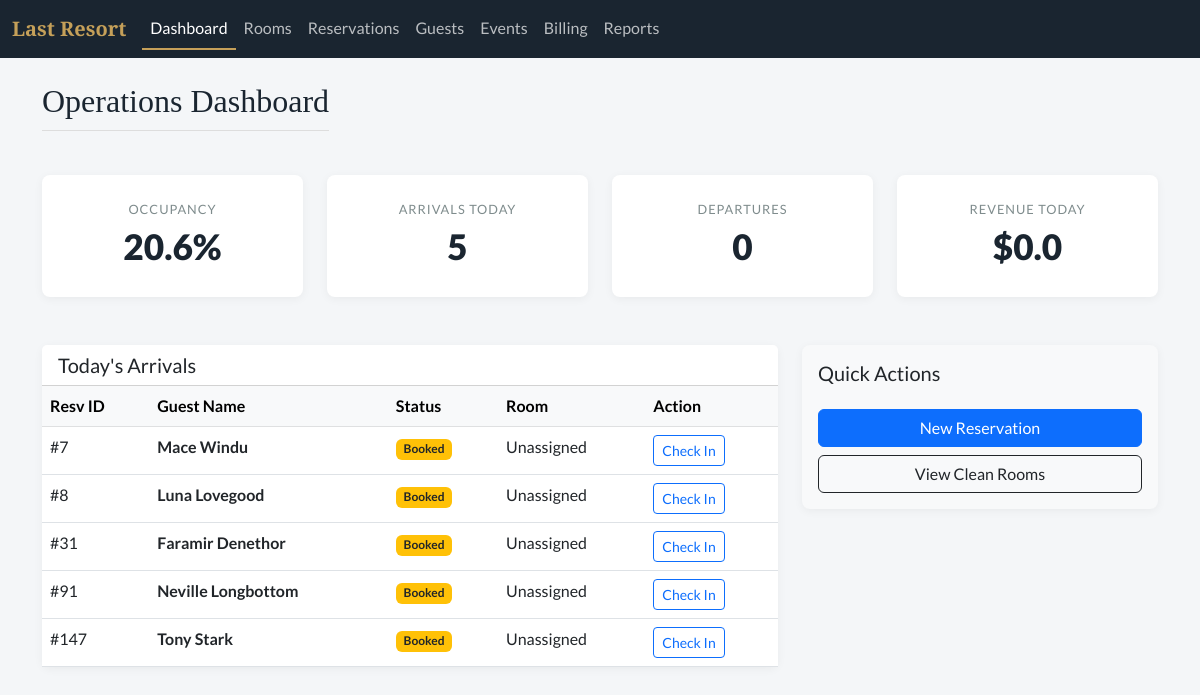
The page / on the database its author committed.
### tables this page shows
CREATE TABLE reservation (
    resvId INTEGER PRIMARY KEY,
    partyId INTEGER, 
    dateCreated DATETIME DEFAULT CURRENT_TIMESTAMP,
    startDate DATE,
    roomId INTEGER,
    endDate DATE,
    status TEXT, 
    FOREIGN KEY(partyId) REFERENCES party(partyId),
    FOREIGN KEY(roomId) REFERENCES room(roomId)
);

### app.py (the view)
@app.route('/')
def dashboard():
    db = get_db()
    occupancy = db.execute("SELECT COUNT(*) FROM room WHERE currentStatus = 'Occupied'").fetchone()[0]
    total_rooms = db.execute("SELECT COUNT(*) FROM room").fetchone()[0]
    occupancy_rate = round((occupancy / total_rooms * 100), 1) if total_rooms > 0 else 0
    today_arrivals = db.execute("""
        SELECT r.resvId,
               COALESCE(pe.firstName || ' ' || pe.lastName, o.orgName) as guestName,
               r.status, rm.roomNumber
        FROM reservation r
        JOIN party py ON r.partyId = py.partyId
        LEFT JOIN person pe ON py.partyId = pe.partyId
        LEFT JOIN organization o ON py.partyId = o.partyId
        LEFT JOIN room_assignment ra ON r.resvId = ra.resvId
        LEFT JOIN room rm ON ra.roomId = rm.roomId
        WHERE r.startDate <= date('now') AND r.status = 'Booked'
    """).fetchall()
    revenue = db.execute("SELECT SUM(amount) FROM charge WHERE dateIncurred = date('now')").fetchone()[0] or 0.00
    kpi = {
        "occupancy": occupancy_rate,
        "arrivals": len(today_arrivals),
        "departures": 0,
        "revenue": revenue
    }
    return render_template('dashboard.html', kpi=kpi, arrivals=today_arrivals, active_page='dashboard')

### app.py (called while the page is built)
def get_db():
    db = getattr(g, '_database', None)
    if db is None:
        db = g._database = sqlite3.connect(DATABASE)
        db.row_factory = sqlite3.Row
    return db

@app.teardown_appcontext
def close_connection(exception):
    db = getattr(g, '_database', None)
    if db is not None:
        db.close()

### templates/dashboard.html
{% extends "base.html" %}
{% block content %}
<div class="d-flex justify-content-between align-items-center mb-4">
    <h2>Operations Dashboard</h2>
</div>
<div class="row mb-5">
    <div class="col-md-3"><div class="card kpi-card"><div class="kpi-label">Occupancy</div><div class="kpi-value">{{ kpi.occupancy }}%</div></div></div>
    <div class="col-md-3"><div class="card kpi-card"><div class="kpi-label">Arrivals Today</div><div class="kpi-value">{{ kpi.arrivals }}</div></div></div>
    <div class="col-md-3"><div class="card kpi-card"><div class="kpi-label">Departures</div><div class="kpi-value">{{ kpi.departures }}</div></div></div>
    <div class="col-md-3"><div class="card kpi-card"><div class="kpi-label">Revenue Today</div><div class="kpi-value">${{ kpi.revenue }}</div></div></div>
</div>
<div class="row">
    <div class="col-lg-8">
        <div class="card">
            <div class="card-header bg-white"><h5 class="mb-0">Today's Arrivals</h5></div>
            <table class="table table-hover mb-0">
                <thead class="table-light"><tr><th>Resv ID</th><th>Guest Name</th><th>Status</th><th>Room</th><th>Action</th></tr></thead>
                <tbody>
                    {% for item in arrivals %}
                    <tr>
                        <td>#{{ item.resvId }}</td>
                        <td><strong>{{ item.guestName }}</strong></td>
                        <td><span class="badge bg-warning text-dark">{{ item.status }}</span></td>
                        <td>{{ item.roomNumber if item.roomNumber else 'Unassigned' }}</td>
                        <td><a href="/checkin/{{ item.resvId }}" class="btn btn-sm btn-outline-primary">Check In</a></td>
                    </tr>
                    {% else %}
                    <tr><td colspan="5" class="text-center p-3">No arrivals for today.</td></tr>
                    {% endfor %}
                </tbody>
            </table>
        </div>
    </div>
    <div class="col-lg-4">
        <div class="card bg-light p-3">
            <h5>Quick Actions</h5>
            <div class="d-grid gap-2 mt-3">
                <a href="/reservations/new" class="btn btn-primary">New Reservation</a>
                <a href="/rooms?status=Clean" class="btn btn-outline-dark">View Clean Rooms</a>
            </div>
        </div>
    </div>
</div>
{% endblock %}

### static/css/style.css (style rules this page uses)
:root { --primary-navy: #1a2530; --secondary-gold: #c5a059; --bg-light: #f4f6f8; --text-dark: #2c3e50; --clean-green: #2ecc71; --dirty-red: #e74c3c; --occupied-blue: #3498db; }
body { font-family: 'Lato', 'Segoe UI', sans-serif; background-color: var(--bg-light); color: var(--text-dark); }
.card { border: none; border-radius: 8px; box-shadow: 0 2px 10px rgba(0,0,0,0.05); }
.kpi-card { text-align: center; padding: 25px; transition: transform 0.2s; }
.kpi-value { font-size: 2.2rem; font-weight: 800; color: var(--primary-navy); }
.kpi-label { color: #7f8c8d; text-transform: uppercase; font-size: 0.8rem; letter-spacing: 1px; }
h2 { font-family: 'Playfair Display', serif; color: var(--primary-navy); margin-bottom: 20px; border-bottom: 1px solid #ddd; padding-bottom: 10px; }

### rows shown on the page
reservation: resvId "7", guestName "Mace Windu", status "Booked", roomNumber "Unassigned"
reservation: resvId "8", guestName "Luna Lovegood", status "Booked", roomNumber "Unassigned"
reservation: resvId "31", guestName "Faramir Denethor", status "Booked", roomNumber "Unassigned"
reservation: resvId "91", guestName "Neville Longbottom", status "Booked", roomNumber "Unassigned"
reservation: resvId "147", guestName "Tony Stark", status "Booked", roomNumber "Unassigned"

### other values the page prints
{{ kpi.occupancy }} "20.6"
{{ kpi.arrivals }} "5"
{{ kpi.departures }} "0"
{{ kpi.revenue }} "0.0"
